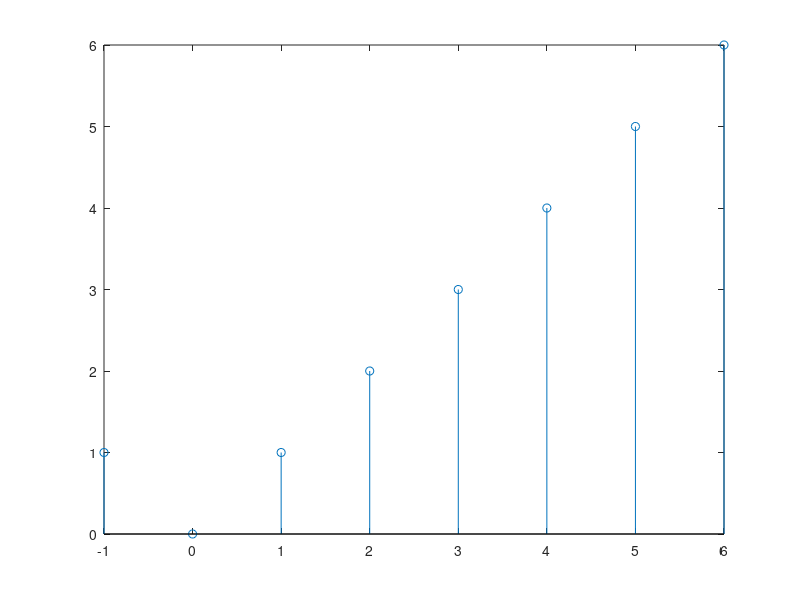

MATLAB code for this plot: (Note: this script raises an error after producing the figure.)
clc;
clear all;
close all;

% a)
x = [1 0 1 2 3 4 5 6];
n = [-1 0 1 2 3 4 5 6];
stem(n,x)
[m,xe,xo] = components(x,n);
stem(m,xe);
title("even");
stem(m,xo);
title("odd");


% b)
n = -20:20;
u = heaviside(n);
a = heaviside(n+5);
b = heaviside(n-10);
x = exp(0.1*n).*(a-b)
[m,xe,xo] = components(x,n);
plot(m,xe);
title("even");
plot(m,xo);
title("odd");


% c)
n = -10:10;
x = cos((0.1*pi*n)+(pi/4)); 
[m,xe,xo] = components(x,n);
stem(m,xe);
title("even");
stem(m,xo);
title("odd");

% d)
syms t;
t = -5:0.1:10;
a = heaviside(t);
b = heaviside(t-1);
x = cos(2*pi*t).*(a-b)
[n,xe,xo] = components(x,t);
plot(n,xe);
title("even");
plot(t,xo);
title("odd");

% e)
w = pi/10;
yt = 1 + 1.5*cos(1*w*t) - 0.6*cos(4*w*t)
z = 1 + 1.5*cos(1*w*(-1*t)) - 0.6*cos(4*w*(-1*t))
[xe,xo] = components(z);
plot(t,xe);
title("even");
plot(t,xo,'k');
title("odd");

